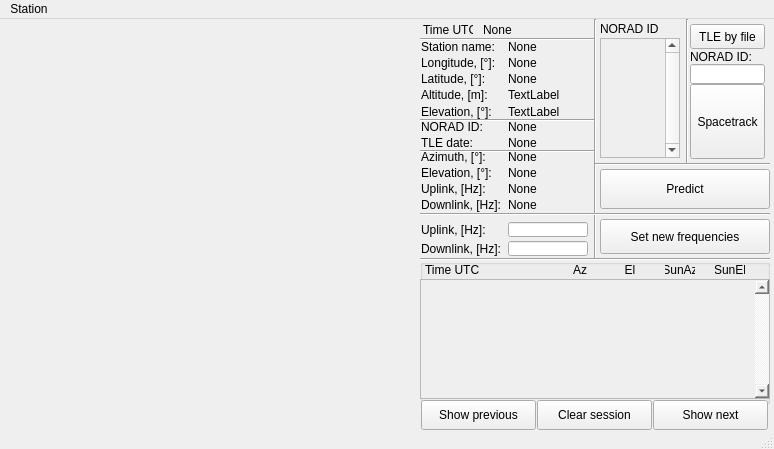
<?xml version="1.0" encoding="UTF-8"?>
<ui version="4.0">
 <class>MainWindow</class>
 <widget class="QMainWindow" name="MainWindow">
  <property name="geometry">
   <rect>
    <x>0</x>
    <y>0</y>
    <width>774</width>
    <height>449</height>
   </rect>
  </property>
  <property name="sizePolicy">
   <sizepolicy hsizetype="Fixed" vsizetype="Fixed">
    <horstretch>0</horstretch>
    <verstretch>0</verstretch>
   </sizepolicy>
  </property>
  <property name="windowTitle">
   <string>MainWindow</string>
  </property>
  <widget class="QWidget" name="centralwidget">
   <widget class="OrbitronRadar" name="radar_widget" native="true">
    <property name="geometry">
     <rect>
      <x>5</x>
      <y>5</y>
      <width>410</width>
      <height>410</height>
     </rect>
    </property>
   </widget>
   <widget class="QWidget" name="gridLayoutWidget">
    <property name="geometry">
     <rect>
      <x>420</x>
      <y>100</y>
      <width>171</width>
      <height>33</height>
     </rect>
    </property>
    <layout class="QGridLayout" name="satellite_info_layout">
     <property name="topMargin">
      <number>0</number>
     </property>
     <property name="verticalSpacing">
      <number>1</number>
     </property>
     <item row="1" column="1">
      <widget class="QLabel" name="tle_date_label">
       <property name="sizePolicy">
        <sizepolicy hsizetype="Fixed" vsizetype="Fixed">
         <horstretch>0</horstretch>
         <verstretch>0</verstretch>
        </sizepolicy>
       </property>
       <property name="minimumSize">
        <size>
         <width>80</width>
         <height>15</height>
        </size>
       </property>
       <property name="maximumSize">
        <size>
         <width>80</width>
         <height>15</height>
        </size>
       </property>
       <property name="text">
        <string>None</string>
       </property>
      </widget>
     </item>
     <item row="0" column="0">
      <widget class="QLabel" name="norad_id_text_label">
       <property name="sizePolicy">
        <sizepolicy hsizetype="Fixed" vsizetype="Fixed">
         <horstretch>0</horstretch>
         <verstretch>0</verstretch>
        </sizepolicy>
       </property>
       <property name="minimumSize">
        <size>
         <width>80</width>
         <height>15</height>
        </size>
       </property>
       <property name="maximumSize">
        <size>
         <width>80</width>
         <height>15</height>
        </size>
       </property>
       <property name="text">
        <string>NORAD ID:</string>
       </property>
      </widget>
     </item>
     <item row="1" column="0">
      <widget class="QLabel" name="tle_date_text_label">
       <property name="sizePolicy">
        <sizepolicy hsizetype="Fixed" vsizetype="Fixed">
         <horstretch>0</horstretch>
         <verstretch>0</verstretch>
        </sizepolicy>
       </property>
       <property name="minimumSize">
        <size>
         <width>80</width>
         <height>15</height>
        </size>
       </property>
       <property name="maximumSize">
        <size>
         <width>80</width>
         <height>15</height>
        </size>
       </property>
       <property name="text">
        <string>TLE date:</string>
       </property>
      </widget>
     </item>
     <item row="0" column="1">
      <widget class="QLabel" name="norad_id_label">
       <property name="sizePolicy">
        <sizepolicy hsizetype="Fixed" vsizetype="Fixed">
         <horstretch>0</horstretch>
         <verstretch>0</verstretch>
        </sizepolicy>
       </property>
       <property name="minimumSize">
        <size>
         <width>80</width>
         <height>15</height>
        </size>
       </property>
       <property name="maximumSize">
        <size>
         <width>80</width>
         <height>15</height>
        </size>
       </property>
       <property name="text">
        <string>None</string>
       </property>
      </widget>
     </item>
    </layout>
   </widget>
   <widget class="QWidget" name="gridLayoutWidget_2">
    <property name="geometry">
     <rect>
      <x>420</x>
      <y>130</y>
      <width>171</width>
      <height>65</height>
     </rect>
    </property>
    <layout class="QGridLayout" name="session_params_layout">
     <property name="sizeConstraint">
      <enum>QLayout::SetMinimumSize</enum>
     </property>
     <property name="verticalSpacing">
      <number>1</number>
     </property>
     <item row="0" column="1">
      <widget class="QLabel" name="azimuth_label">
       <property name="sizePolicy">
        <sizepolicy hsizetype="Fixed" vsizetype="Fixed">
         <horstretch>0</horstretch>
         <verstretch>0</verstretch>
        </sizepolicy>
       </property>
       <property name="minimumSize">
        <size>
         <width>80</width>
         <height>15</height>
        </size>
       </property>
       <property name="maximumSize">
        <size>
         <width>80</width>
         <height>15</height>
        </size>
       </property>
       <property name="text">
        <string>None</string>
       </property>
      </widget>
     </item>
     <item row="1" column="1">
      <widget class="QLabel" name="elevation_label">
       <property name="sizePolicy">
        <sizepolicy hsizetype="Fixed" vsizetype="Fixed">
         <horstretch>0</horstretch>
         <verstretch>0</verstretch>
        </sizepolicy>
       </property>
       <property name="minimumSize">
        <size>
         <width>80</width>
         <height>15</height>
        </size>
       </property>
       <property name="maximumSize">
        <size>
         <width>80</width>
         <height>15</height>
        </size>
       </property>
       <property name="text">
        <string>None</string>
       </property>
      </widget>
     </item>
     <item row="3" column="0">
      <widget class="QLabel" name="downlink_text_label">
       <property name="sizePolicy">
        <sizepolicy hsizetype="Fixed" vsizetype="Fixed">
         <horstretch>0</horstretch>
         <verstretch>0</verstretch>
        </sizepolicy>
       </property>
       <property name="minimumSize">
        <size>
         <width>80</width>
         <height>15</height>
        </size>
       </property>
       <property name="maximumSize">
        <size>
         <width>80</width>
         <height>15</height>
        </size>
       </property>
       <property name="text">
        <string>Downlink, [Hz]:</string>
       </property>
      </widget>
     </item>
     <item row="0" column="0">
      <widget class="QLabel" name="azimuth_text_label">
       <property name="sizePolicy">
        <sizepolicy hsizetype="Fixed" vsizetype="Fixed">
         <horstretch>0</horstretch>
         <verstretch>0</verstretch>
        </sizepolicy>
       </property>
       <property name="minimumSize">
        <size>
         <width>80</width>
         <height>15</height>
        </size>
       </property>
       <property name="maximumSize">
        <size>
         <width>80</width>
         <height>15</height>
        </size>
       </property>
       <property name="text">
        <string>Azimuth, [°]:</string>
       </property>
      </widget>
     </item>
     <item row="3" column="1">
      <widget class="QLabel" name="downlink_label">
       <property name="sizePolicy">
        <sizepolicy hsizetype="Fixed" vsizetype="Fixed">
         <horstretch>0</horstretch>
         <verstretch>0</verstretch>
        </sizepolicy>
       </property>
       <property name="minimumSize">
        <size>
         <width>80</width>
         <height>15</height>
        </size>
       </property>
       <property name="maximumSize">
        <size>
         <width>80</width>
         <height>15</height>
        </size>
       </property>
       <property name="text">
        <string>None</string>
       </property>
      </widget>
     </item>
     <item row="1" column="0">
      <widget class="QLabel" name="elevation_text_label">
       <property name="sizePolicy">
        <sizepolicy hsizetype="Fixed" vsizetype="Fixed">
         <horstretch>0</horstretch>
         <verstretch>0</verstretch>
        </sizepolicy>
       </property>
       <property name="minimumSize">
        <size>
         <width>80</width>
         <height>15</height>
        </size>
       </property>
       <property name="maximumSize">
        <size>
         <width>80</width>
         <height>15</height>
        </size>
       </property>
       <property name="text">
        <string>Elevation, [°]:</string>
       </property>
      </widget>
     </item>
     <item row="2" column="1">
      <widget class="QLabel" name="uplink_label">
       <property name="sizePolicy">
        <sizepolicy hsizetype="Fixed" vsizetype="Fixed">
         <horstretch>0</horstretch>
         <verstretch>0</verstretch>
        </sizepolicy>
       </property>
       <property name="minimumSize">
        <size>
         <width>80</width>
         <height>15</height>
        </size>
       </property>
       <property name="maximumSize">
        <size>
         <width>80</width>
         <height>15</height>
        </size>
       </property>
       <property name="text">
        <string>None</string>
       </property>
      </widget>
     </item>
     <item row="2" column="0">
      <widget class="QLabel" name="uplink_text_label">
       <property name="sizePolicy">
        <sizepolicy hsizetype="Fixed" vsizetype="Fixed">
         <horstretch>0</horstretch>
         <verstretch>0</verstretch>
        </sizepolicy>
       </property>
       <property name="minimumSize">
        <size>
         <width>80</width>
         <height>15</height>
        </size>
       </property>
       <property name="maximumSize">
        <size>
         <width>80</width>
         <height>15</height>
        </size>
       </property>
       <property name="text">
        <string>Uplink, [Hz]:</string>
       </property>
      </widget>
     </item>
    </layout>
   </widget>
   <widget class="QWidget" name="gridLayoutWidget_3">
    <property name="geometry">
     <rect>
      <x>420</x>
      <y>200</y>
      <width>171</width>
      <height>41</height>
     </rect>
    </property>
    <layout class="QGridLayout" name="set_freqs_layout">
     <property name="verticalSpacing">
      <number>1</number>
     </property>
     <item row="0" column="0">
      <widget class="QLabel" name="set_uplink_text_label">
       <property name="sizePolicy">
        <sizepolicy hsizetype="Fixed" vsizetype="Fixed">
         <horstretch>0</horstretch>
         <verstretch>0</verstretch>
        </sizepolicy>
       </property>
       <property name="minimumSize">
        <size>
         <width>80</width>
         <height>15</height>
        </size>
       </property>
       <property name="maximumSize">
        <size>
         <width>80</width>
         <height>15</height>
        </size>
       </property>
       <property name="text">
        <string>Uplink, [Hz]:</string>
       </property>
      </widget>
     </item>
     <item row="1" column="0">
      <widget class="QLabel" name="set_downlink_text_label">
       <property name="sizePolicy">
        <sizepolicy hsizetype="Fixed" vsizetype="Fixed">
         <horstretch>0</horstretch>
         <verstretch>0</verstretch>
        </sizepolicy>
       </property>
       <property name="minimumSize">
        <size>
         <width>80</width>
         <height>15</height>
        </size>
       </property>
       <property name="maximumSize">
        <size>
         <width>80</width>
         <height>15</height>
        </size>
       </property>
       <property name="text">
        <string>Downlink, [Hz]:</string>
       </property>
      </widget>
     </item>
     <item row="0" column="1">
      <widget class="QLineEdit" name="set_uplink_lineedit">
       <property name="sizePolicy">
        <sizepolicy hsizetype="Fixed" vsizetype="Fixed">
         <horstretch>0</horstretch>
         <verstretch>0</verstretch>
        </sizepolicy>
       </property>
       <property name="minimumSize">
        <size>
         <width>80</width>
         <height>15</height>
        </size>
       </property>
       <property name="maximumSize">
        <size>
         <width>80</width>
         <height>15</height>
        </size>
       </property>
      </widget>
     </item>
     <item row="1" column="1">
      <widget class="QLineEdit" name="set_downlink_lineedit">
       <property name="sizePolicy">
        <sizepolicy hsizetype="Fixed" vsizetype="Fixed">
         <horstretch>0</horstretch>
         <verstretch>0</verstretch>
        </sizepolicy>
       </property>
       <property name="minimumSize">
        <size>
         <width>80</width>
         <height>15</height>
        </size>
       </property>
       <property name="maximumSize">
        <size>
         <width>80</width>
         <height>15</height>
        </size>
       </property>
      </widget>
     </item>
    </layout>
   </widget>
   <widget class="QWidget" name="horizontalLayoutWidget_2">
    <property name="geometry">
     <rect>
      <x>420</x>
      <y>0</y>
      <width>171</width>
      <height>21</height>
     </rect>
    </property>
    <layout class="QHBoxLayout" name="time_layout">
     <item>
      <widget class="QLabel" name="time_text_label">
       <property name="sizePolicy">
        <sizepolicy hsizetype="Fixed" vsizetype="Fixed">
         <horstretch>0</horstretch>
         <verstretch>0</verstretch>
        </sizepolicy>
       </property>
       <property name="minimumSize">
        <size>
         <width>50</width>
         <height>15</height>
        </size>
       </property>
       <property name="maximumSize">
        <size>
         <width>50</width>
         <height>15</height>
        </size>
       </property>
       <property name="text">
        <string>Time UTC:</string>
       </property>
      </widget>
     </item>
     <item>
      <spacer name="horizontalSpacer_5">
       <property name="orientation">
        <enum>Qt::Horizontal</enum>
       </property>
       <property name="sizeType">
        <enum>QSizePolicy::Minimum</enum>
       </property>
       <property name="sizeHint" stdset="0">
        <size>
         <width>1</width>
         <height>15</height>
        </size>
       </property>
      </spacer>
     </item>
     <item>
      <widget class="QLabel" name="time_label">
       <property name="sizePolicy">
        <sizepolicy hsizetype="Fixed" vsizetype="Fixed">
         <horstretch>0</horstretch>
         <verstretch>0</verstretch>
        </sizepolicy>
       </property>
       <property name="minimumSize">
        <size>
         <width>105</width>
         <height>15</height>
        </size>
       </property>
       <property name="maximumSize">
        <size>
         <width>105</width>
         <height>15</height>
        </size>
       </property>
       <property name="text">
        <string>None</string>
       </property>
      </widget>
     </item>
    </layout>
   </widget>
   <widget class="Line" name="line_5">
    <property name="geometry">
     <rect>
      <x>585</x>
      <y>0</y>
      <width>20</width>
      <height>240</height>
     </rect>
    </property>
    <property name="orientation">
     <enum>Qt::Vertical</enum>
    </property>
   </widget>
   <widget class="QPushButton" name="predict_button">
    <property name="geometry">
     <rect>
      <x>600</x>
      <y>150</y>
      <width>170</width>
      <height>40</height>
     </rect>
    </property>
    <property name="sizePolicy">
     <sizepolicy hsizetype="Fixed" vsizetype="Fixed">
      <horstretch>0</horstretch>
      <verstretch>0</verstretch>
     </sizepolicy>
    </property>
    <property name="minimumSize">
     <size>
      <width>170</width>
      <height>40</height>
     </size>
    </property>
    <property name="maximumSize">
     <size>
      <width>170</width>
      <height>40</height>
     </size>
    </property>
    <property name="text">
     <string>Predict</string>
    </property>
   </widget>
   <widget class="QGroupBox" name="groupBox">
    <property name="geometry">
     <rect>
      <x>420</x>
      <y>240</y>
      <width>350</width>
      <height>145</height>
     </rect>
    </property>
    <property name="sizePolicy">
     <sizepolicy hsizetype="Fixed" vsizetype="Fixed">
      <horstretch>0</horstretch>
      <verstretch>0</verstretch>
     </sizepolicy>
    </property>
    <property name="minimumSize">
     <size>
      <width>350</width>
      <height>145</height>
     </size>
    </property>
    <property name="maximumSize">
     <size>
      <width>350</width>
      <height>140</height>
     </size>
    </property>
    <property name="contextMenuPolicy">
     <enum>Qt::NoContextMenu</enum>
    </property>
    <property name="autoFillBackground">
     <bool>false</bool>
    </property>
    <property name="styleSheet">
     <string notr="true">border-color: rgb(0, 0, 0);</string>
    </property>
    <property name="title">
     <string/>
    </property>
    <property name="flat">
     <bool>false</bool>
    </property>
    <property name="checkable">
     <bool>false</bool>
    </property>
    <widget class="QScrollArea" name="sessions_scroll_area">
     <property name="geometry">
      <rect>
       <x>0</x>
       <y>20</y>
       <width>350</width>
       <height>120</height>
      </rect>
     </property>
     <property name="sizePolicy">
      <sizepolicy hsizetype="Fixed" vsizetype="Fixed">
       <horstretch>0</horstretch>
       <verstretch>0</verstretch>
      </sizepolicy>
     </property>
     <property name="minimumSize">
      <size>
       <width>350</width>
       <height>120</height>
      </size>
     </property>
     <property name="maximumSize">
      <size>
       <width>350</width>
       <height>120</height>
      </size>
     </property>
     <property name="verticalScrollBarPolicy">
      <enum>Qt::ScrollBarAlwaysOn</enum>
     </property>
     <property name="horizontalScrollBarPolicy">
      <enum>Qt::ScrollBarAlwaysOff</enum>
     </property>
     <property name="widgetResizable">
      <bool>true</bool>
     </property>
     <property name="alignment">
      <set>Qt::AlignLeading|Qt::AlignLeft|Qt::AlignTop</set>
     </property>
     <widget class="QWidget" name="scrollAreaWidgetContents_2">
      <property name="geometry">
       <rect>
        <x>0</x>
        <y>0</y>
        <width>331</width>
        <height>118</height>
       </rect>
      </property>
     </widget>
    </widget>
    <widget class="QWidget" name="horizontalLayoutWidget">
     <property name="geometry">
      <rect>
       <x>0</x>
       <y>0</y>
       <width>352</width>
       <height>22</height>
      </rect>
     </property>
     <layout class="QHBoxLayout" name="sessions_info_layout">
      <property name="spacing">
       <number>0</number>
      </property>
      <item>
       <spacer name="horizontalSpacer_7">
        <property name="orientation">
         <enum>Qt::Horizontal</enum>
        </property>
        <property name="sizeType">
         <enum>QSizePolicy::Fixed</enum>
        </property>
        <property name="sizeHint" stdset="0">
         <size>
          <width>5</width>
          <height>20</height>
         </size>
        </property>
       </spacer>
      </item>
      <item>
       <widget class="QLabel" name="session_time_text_label">
        <property name="sizePolicy">
         <sizepolicy hsizetype="Fixed" vsizetype="Fixed">
          <horstretch>0</horstretch>
          <verstretch>0</verstretch>
         </sizepolicy>
        </property>
        <property name="minimumSize">
         <size>
          <width>110</width>
          <height>20</height>
         </size>
        </property>
        <property name="maximumSize">
         <size>
          <width>110</width>
          <height>20</height>
         </size>
        </property>
        <property name="font">
         <font>
          <weight>50</weight>
          <bold>false</bold>
         </font>
        </property>
        <property name="text">
         <string>Time UTC</string>
        </property>
       </widget>
      </item>
      <item>
       <spacer name="horizontalSpacer">
        <property name="orientation">
         <enum>Qt::Horizontal</enum>
        </property>
        <property name="sizeType">
         <enum>QSizePolicy::Fixed</enum>
        </property>
        <property name="sizeHint" stdset="0">
         <size>
          <width>30</width>
          <height>20</height>
         </size>
        </property>
       </spacer>
      </item>
      <item>
       <widget class="QLabel" name="azimuth_session_text_label">
        <property name="sizePolicy">
         <sizepolicy hsizetype="Fixed" vsizetype="Fixed">
          <horstretch>0</horstretch>
          <verstretch>0</verstretch>
         </sizepolicy>
        </property>
        <property name="minimumSize">
         <size>
          <width>30</width>
          <height>20</height>
         </size>
        </property>
        <property name="maximumSize">
         <size>
          <width>30</width>
          <height>20</height>
         </size>
        </property>
        <property name="font">
         <font>
          <weight>50</weight>
          <bold>false</bold>
         </font>
        </property>
        <property name="text">
         <string>Az</string>
        </property>
        <property name="alignment">
         <set>Qt::AlignCenter</set>
        </property>
       </widget>
      </item>
      <item>
       <spacer name="horizontalSpacer_4">
        <property name="orientation">
         <enum>Qt::Horizontal</enum>
        </property>
        <property name="sizeType">
         <enum>QSizePolicy::Fixed</enum>
        </property>
        <property name="sizeHint" stdset="0">
         <size>
          <width>20</width>
          <height>20</height>
         </size>
        </property>
       </spacer>
      </item>
      <item>
       <widget class="QLabel" name="elevation_session_text_label">
        <property name="sizePolicy">
         <sizepolicy hsizetype="Fixed" vsizetype="Fixed">
          <horstretch>0</horstretch>
          <verstretch>0</verstretch>
         </sizepolicy>
        </property>
        <property name="minimumSize">
         <size>
          <width>30</width>
          <height>20</height>
         </size>
        </property>
        <property name="maximumSize">
         <size>
          <width>30</width>
          <height>20</height>
         </size>
        </property>
        <property name="font">
         <font>
          <weight>50</weight>
          <bold>false</bold>
         </font>
        </property>
        <property name="text">
         <string>El</string>
        </property>
        <property name="alignment">
         <set>Qt::AlignCenter</set>
        </property>
       </widget>
      </item>
      <item>
       <spacer name="horizontalSpacer_2">
        <property name="orientation">
         <enum>Qt::Horizontal</enum>
        </property>
        <property name="sizeType">
         <enum>QSizePolicy::Fixed</enum>
        </property>
        <property name="sizeHint" stdset="0">
         <size>
          <width>20</width>
          <height>20</height>
         </size>
        </property>
       </spacer>
      </item>
      <item>
       <widget class="QLabel" name="sun_azimuth_text_label">
        <property name="sizePolicy">
         <sizepolicy hsizetype="Fixed" vsizetype="Fixed">
          <horstretch>0</horstretch>
          <verstretch>0</verstretch>
         </sizepolicy>
        </property>
        <property name="minimumSize">
         <size>
          <width>30</width>
          <height>20</height>
         </size>
        </property>
        <property name="maximumSize">
         <size>
          <width>30</width>
          <height>20</height>
         </size>
        </property>
        <property name="font">
         <font>
          <weight>50</weight>
          <bold>false</bold>
         </font>
        </property>
        <property name="text">
         <string>SunAz</string>
        </property>
        <property name="alignment">
         <set>Qt::AlignCenter</set>
        </property>
       </widget>
      </item>
      <item>
       <spacer name="horizontalSpacer_3">
        <property name="orientation">
         <enum>Qt::Horizontal</enum>
        </property>
        <property name="sizeType">
         <enum>QSizePolicy::Fixed</enum>
        </property>
        <property name="sizeHint" stdset="0">
         <size>
          <width>20</width>
          <height>20</height>
         </size>
        </property>
       </spacer>
      </item>
      <item>
       <widget class="QLabel" name="sun_elevation_text_label">
        <property name="sizePolicy">
         <sizepolicy hsizetype="Fixed" vsizetype="Fixed">
          <horstretch>0</horstretch>
          <verstretch>0</verstretch>
         </sizepolicy>
        </property>
        <property name="minimumSize">
         <size>
          <width>30</width>
          <height>20</height>
         </size>
        </property>
        <property name="maximumSize">
         <size>
          <width>30</width>
          <height>20</height>
         </size>
        </property>
        <property name="font">
         <font>
          <weight>50</weight>
          <bold>false</bold>
         </font>
        </property>
        <property name="text">
         <string>SunEl</string>
        </property>
        <property name="alignment">
         <set>Qt::AlignCenter</set>
        </property>
       </widget>
      </item>
      <item>
       <spacer name="horizontalSpacer_6">
        <property name="orientation">
         <enum>Qt::Horizontal</enum>
        </property>
        <property name="sizeType">
         <enum>QSizePolicy::Fixed</enum>
        </property>
        <property name="sizeHint" stdset="0">
         <size>
          <width>25</width>
          <height>20</height>
         </size>
        </property>
       </spacer>
      </item>
     </layout>
    </widget>
   </widget>
   <widget class="Line" name="line_8">
    <property name="geometry">
     <rect>
      <x>595</x>
      <y>135</y>
      <width>175</width>
      <height>20</height>
     </rect>
    </property>
    <property name="orientation">
     <enum>Qt::Horizontal</enum>
    </property>
   </widget>
   <widget class="QWidget" name="horizontalLayoutWidget_3">
    <property name="geometry">
     <rect>
      <x>420</x>
      <y>380</y>
      <width>351</width>
      <height>32</height>
     </rect>
    </property>
    <layout class="QHBoxLayout" name="seesions_button_layout">
     <property name="spacing">
      <number>0</number>
     </property>
     <item>
      <widget class="QPushButton" name="prev_session_button">
       <property name="sizePolicy">
        <sizepolicy hsizetype="Fixed" vsizetype="Fixed">
         <horstretch>0</horstretch>
         <verstretch>0</verstretch>
        </sizepolicy>
       </property>
       <property name="minimumSize">
        <size>
         <width>115</width>
         <height>30</height>
        </size>
       </property>
       <property name="maximumSize">
        <size>
         <width>115</width>
         <height>30</height>
        </size>
       </property>
       <property name="text">
        <string>Show previous</string>
       </property>
      </widget>
     </item>
     <item>
      <widget class="QPushButton" name="clear_session_button">
       <property name="sizePolicy">
        <sizepolicy hsizetype="Fixed" vsizetype="Fixed">
         <horstretch>0</horstretch>
         <verstretch>0</verstretch>
        </sizepolicy>
       </property>
       <property name="minimumSize">
        <size>
         <width>115</width>
         <height>30</height>
        </size>
       </property>
       <property name="maximumSize">
        <size>
         <width>115</width>
         <height>30</height>
        </size>
       </property>
       <property name="text">
        <string>Clear session</string>
       </property>
      </widget>
     </item>
     <item>
      <widget class="QPushButton" name="next_session_button">
       <property name="sizePolicy">
        <sizepolicy hsizetype="Fixed" vsizetype="Fixed">
         <horstretch>0</horstretch>
         <verstretch>0</verstretch>
        </sizepolicy>
       </property>
       <property name="minimumSize">
        <size>
         <width>115</width>
         <height>30</height>
        </size>
       </property>
       <property name="maximumSize">
        <size>
         <width>115</width>
         <height>30</height>
        </size>
       </property>
       <property name="text">
        <string>Show next</string>
       </property>
      </widget>
     </item>
    </layout>
   </widget>
   <widget class="QWidget" name="verticalLayoutWidget_2">
    <property name="geometry">
     <rect>
      <x>600</x>
      <y>0</y>
      <width>82</width>
      <height>141</height>
     </rect>
    </property>
    <layout class="QVBoxLayout" name="norad_id_layout">
     <property name="spacing">
      <number>0</number>
     </property>
     <item>
      <widget class="QLabel" name="orbitron_norad_id_text_label">
       <property name="minimumSize">
        <size>
         <width>80</width>
         <height>15</height>
        </size>
       </property>
       <property name="maximumSize">
        <size>
         <width>80</width>
         <height>15</height>
        </size>
       </property>
       <property name="text">
        <string>NORAD ID</string>
       </property>
      </widget>
     </item>
     <item>
      <widget class="QScrollArea" name="orbitron_norad_ids_scroll_area">
       <property name="sizePolicy">
        <sizepolicy hsizetype="Fixed" vsizetype="Fixed">
         <horstretch>0</horstretch>
         <verstretch>0</verstretch>
        </sizepolicy>
       </property>
       <property name="minimumSize">
        <size>
         <width>80</width>
         <height>120</height>
        </size>
       </property>
       <property name="maximumSize">
        <size>
         <width>80</width>
         <height>120</height>
        </size>
       </property>
       <property name="verticalScrollBarPolicy">
        <enum>Qt::ScrollBarAlwaysOn</enum>
       </property>
       <property name="horizontalScrollBarPolicy">
        <enum>Qt::ScrollBarAlwaysOff</enum>
       </property>
       <property name="widgetResizable">
        <bool>true</bool>
       </property>
       <property name="alignment">
        <set>Qt::AlignLeading|Qt::AlignLeft|Qt::AlignTop</set>
       </property>
       <widget class="QWidget" name="scrollAreaWidgetContents">
        <property name="geometry">
         <rect>
          <x>0</x>
          <y>0</y>
          <width>61</width>
          <height>118</height>
         </rect>
        </property>
       </widget>
      </widget>
     </item>
    </layout>
   </widget>
   <widget class="QWidget" name="verticalLayoutWidget">
    <property name="geometry">
     <rect>
      <x>690</x>
      <y>0</y>
      <width>81</width>
      <height>141</height>
     </rect>
    </property>
    <layout class="QVBoxLayout" name="add_new_tle_layout">
     <property name="spacing">
      <number>0</number>
     </property>
     <item>
      <spacer name="verticalSpacer">
       <property name="orientation">
        <enum>Qt::Vertical</enum>
       </property>
       <property name="sizeType">
        <enum>QSizePolicy::Fixed</enum>
       </property>
       <property name="sizeHint" stdset="0">
        <size>
         <width>10</width>
         <height>5</height>
        </size>
       </property>
      </spacer>
     </item>
     <item>
      <widget class="QPushButton" name="tle_file_button">
       <property name="sizePolicy">
        <sizepolicy hsizetype="Fixed" vsizetype="Fixed">
         <horstretch>0</horstretch>
         <verstretch>0</verstretch>
        </sizepolicy>
       </property>
       <property name="minimumSize">
        <size>
         <width>75</width>
         <height>25</height>
        </size>
       </property>
       <property name="maximumSize">
        <size>
         <width>75</width>
         <height>25</height>
        </size>
       </property>
       <property name="text">
        <string>TLE by file</string>
       </property>
      </widget>
     </item>
     <item>
      <widget class="QLabel" name="tle_norad_id_text_label">
       <property name="sizePolicy">
        <sizepolicy hsizetype="Fixed" vsizetype="Fixed">
         <horstretch>0</horstretch>
         <verstretch>0</verstretch>
        </sizepolicy>
       </property>
       <property name="minimumSize">
        <size>
         <width>75</width>
         <height>15</height>
        </size>
       </property>
       <property name="maximumSize">
        <size>
         <width>75</width>
         <height>15</height>
        </size>
       </property>
       <property name="layoutDirection">
        <enum>Qt::LeftToRight</enum>
       </property>
       <property name="text">
        <string>NORAD ID:</string>
       </property>
      </widget>
     </item>
     <item>
      <widget class="QLineEdit" name="spacetrack_norad_id_lineedit">
       <property name="sizePolicy">
        <sizepolicy hsizetype="Fixed" vsizetype="Fixed">
         <horstretch>0</horstretch>
         <verstretch>0</verstretch>
        </sizepolicy>
       </property>
       <property name="minimumSize">
        <size>
         <width>75</width>
         <height>20</height>
        </size>
       </property>
       <property name="maximumSize">
        <size>
         <width>75</width>
         <height>20</height>
        </size>
       </property>
      </widget>
     </item>
     <item>
      <widget class="QPushButton" name="tle_spacetrack_button">
       <property name="sizePolicy">
        <sizepolicy hsizetype="Fixed" vsizetype="Fixed">
         <horstretch>0</horstretch>
         <verstretch>0</verstretch>
        </sizepolicy>
       </property>
       <property name="minimumSize">
        <size>
         <width>75</width>
         <height>55</height>
        </size>
       </property>
       <property name="maximumSize">
        <size>
         <width>75</width>
         <height>75</height>
        </size>
       </property>
       <property name="text">
        <string>Spacetrack</string>
       </property>
      </widget>
     </item>
    </layout>
   </widget>
   <widget class="Line" name="line_6">
    <property name="geometry">
     <rect>
      <x>677</x>
      <y>0</y>
      <width>20</width>
      <height>145</height>
     </rect>
    </property>
    <property name="orientation">
     <enum>Qt::Vertical</enum>
    </property>
   </widget>
   <widget class="QWidget" name="gridLayoutWidget_4">
    <property name="geometry">
     <rect>
      <x>420</x>
      <y>20</y>
      <width>171</width>
      <height>81</height>
     </rect>
    </property>
    <layout class="QGridLayout" name="station_info_layout">
     <property name="topMargin">
      <number>0</number>
     </property>
     <property name="verticalSpacing">
      <number>1</number>
     </property>
     <item row="0" column="0">
      <widget class="QLabel" name="station_name_text_label">
       <property name="sizePolicy">
        <sizepolicy hsizetype="Fixed" vsizetype="Fixed">
         <horstretch>0</horstretch>
         <verstretch>0</verstretch>
        </sizepolicy>
       </property>
       <property name="minimumSize">
        <size>
         <width>80</width>
         <height>15</height>
        </size>
       </property>
       <property name="maximumSize">
        <size>
         <width>80</width>
         <height>15</height>
        </size>
       </property>
       <property name="text">
        <string>Station name:</string>
       </property>
      </widget>
     </item>
     <item row="2" column="0">
      <widget class="QLabel" name="latitude_text_label">
       <property name="sizePolicy">
        <sizepolicy hsizetype="Fixed" vsizetype="Fixed">
         <horstretch>0</horstretch>
         <verstretch>0</verstretch>
        </sizepolicy>
       </property>
       <property name="minimumSize">
        <size>
         <width>80</width>
         <height>15</height>
        </size>
       </property>
       <property name="maximumSize">
        <size>
         <width>80</width>
         <height>15</height>
        </size>
       </property>
       <property name="text">
        <string>Latitude, [°]:</string>
       </property>
      </widget>
     </item>
     <item row="0" column="1">
      <widget class="QLabel" name="station_name_label">
       <property name="sizePolicy">
        <sizepolicy hsizetype="Fixed" vsizetype="Fixed">
         <horstretch>0</horstretch>
         <verstretch>0</verstretch>
        </sizepolicy>
       </property>
       <property name="minimumSize">
        <size>
         <width>80</width>
         <height>15</height>
        </size>
       </property>
       <property name="maximumSize">
        <size>
         <width>80</width>
         <height>15</height>
        </size>
       </property>
       <property name="text">
        <string>None</string>
       </property>
      </widget>
     </item>
     <item row="1" column="0">
      <widget class="QLabel" name="longitude_text_label">
       <property name="sizePolicy">
        <sizepolicy hsizetype="Fixed" vsizetype="Fixed">
         <horstretch>0</horstretch>
         <verstretch>0</verstretch>
        </sizepolicy>
       </property>
       <property name="minimumSize">
        <size>
         <width>80</width>
         <height>15</height>
        </size>
       </property>
       <property name="maximumSize">
        <size>
         <width>80</width>
         <height>15</height>
        </size>
       </property>
       <property name="text">
        <string>Longitude, [°]:</string>
       </property>
      </widget>
     </item>
     <item row="3" column="0">
      <widget class="QLabel" name="altitude_text_label">
       <property name="text">
        <string>Altitude, [m]:</string>
       </property>
      </widget>
     </item>
     <item row="2" column="1">
      <widget class="QLabel" name="latitude_label">
       <property name="sizePolicy">
        <sizepolicy hsizetype="Fixed" vsizetype="Fixed">
         <horstretch>0</horstretch>
         <verstretch>0</verstretch>
        </sizepolicy>
       </property>
       <property name="minimumSize">
        <size>
         <width>80</width>
         <height>15</height>
        </size>
       </property>
       <property name="maximumSize">
        <size>
         <width>80</width>
         <height>15</height>
        </size>
       </property>
       <property name="text">
        <string>None</string>
       </property>
      </widget>
     </item>
     <item row="1" column="1">
      <widget class="QLabel" name="longitude_label">
       <property name="sizePolicy">
        <sizepolicy hsizetype="Fixed" vsizetype="Fixed">
         <horstretch>0</horstretch>
         <verstretch>0</verstretch>
        </sizepolicy>
       </property>
       <property name="minimumSize">
        <size>
         <width>80</width>
         <height>15</height>
        </size>
       </property>
       <property name="maximumSize">
        <size>
         <width>80</width>
         <height>15</height>
        </size>
       </property>
       <property name="text">
        <string>None</string>
       </property>
      </widget>
     </item>
     <item row="4" column="0">
      <widget class="QLabel" name="station_elevation_text_label">
       <property name="text">
        <string>Elevation, [°]:</string>
       </property>
      </widget>
     </item>
     <item row="3" column="1">
      <widget class="QLabel" name="altitude_label">
       <property name="text">
        <string>TextLabel</string>
       </property>
      </widget>
     </item>
     <item row="4" column="1">
      <widget class="QLabel" name="station_elevation_label">
       <property name="text">
        <string>TextLabel</string>
       </property>
      </widget>
     </item>
    </layout>
   </widget>
   <widget class="Line" name="line_7">
    <property name="geometry">
     <rect>
      <x>420</x>
      <y>185</y>
      <width>350</width>
      <height>20</height>
     </rect>
    </property>
    <property name="orientation">
     <enum>Qt::Horizontal</enum>
    </property>
   </widget>
   <widget class="Line" name="line_4">
    <property name="geometry">
     <rect>
      <x>420</x>
      <y>230</y>
      <width>350</width>
      <height>20</height>
     </rect>
    </property>
    <property name="orientation">
     <enum>Qt::Horizontal</enum>
    </property>
   </widget>
   <widget class="QPushButton" name="set_new_freqs_button">
    <property name="geometry">
     <rect>
      <x>600</x>
      <y>200</y>
      <width>170</width>
      <height>35</height>
     </rect>
    </property>
    <property name="sizePolicy">
     <sizepolicy hsizetype="Fixed" vsizetype="Fixed">
      <horstretch>0</horstretch>
      <verstretch>0</verstretch>
     </sizepolicy>
    </property>
    <property name="minimumSize">
     <size>
      <width>170</width>
      <height>35</height>
     </size>
    </property>
    <property name="maximumSize">
     <size>
      <width>170</width>
      <height>30</height>
     </size>
    </property>
    <property name="text">
     <string>Set new frequencies</string>
    </property>
   </widget>
   <widget class="Line" name="line_3">
    <property name="geometry">
     <rect>
      <x>420</x>
      <y>124</y>
      <width>175</width>
      <height>16</height>
     </rect>
    </property>
    <property name="orientation">
     <enum>Qt::Horizontal</enum>
    </property>
   </widget>
   <widget class="Line" name="line">
    <property name="geometry">
     <rect>
      <x>420</x>
      <y>93</y>
      <width>175</width>
      <height>16</height>
     </rect>
    </property>
    <property name="orientation">
     <enum>Qt::Horizontal</enum>
    </property>
   </widget>
   <widget class="Line" name="line_2">
    <property name="geometry">
     <rect>
      <x>420</x>
      <y>12</y>
      <width>175</width>
      <height>16</height>
     </rect>
    </property>
    <property name="orientation">
     <enum>Qt::Horizontal</enum>
    </property>
   </widget>
   <zorder>groupBox</zorder>
   <zorder>radar_widget</zorder>
   <zorder>gridLayoutWidget</zorder>
   <zorder>gridLayoutWidget_2</zorder>
   <zorder>gridLayoutWidget_3</zorder>
   <zorder>horizontalLayoutWidget_2</zorder>
   <zorder>line_5</zorder>
   <zorder>predict_button</zorder>
   <zorder>line_8</zorder>
   <zorder>horizontalLayoutWidget_3</zorder>
   <zorder>verticalLayoutWidget_2</zorder>
   <zorder>verticalLayoutWidget</zorder>
   <zorder>line_6</zorder>
   <zorder>gridLayoutWidget_4</zorder>
   <zorder>line_7</zorder>
   <zorder>line_4</zorder>
   <zorder>set_new_freqs_button</zorder>
   <zorder>line_3</zorder>
   <zorder>line</zorder>
   <zorder>line_2</zorder>
  </widget>
  <widget class="QStatusBar" name="statusbar">
   <property name="sizePolicy">
    <sizepolicy hsizetype="Preferred" vsizetype="Fixed">
     <horstretch>0</horstretch>
     <verstretch>0</verstretch>
    </sizepolicy>
   </property>
   <property name="minimumSize">
    <size>
     <width>0</width>
     <height>15</height>
    </size>
   </property>
   <property name="maximumSize">
    <size>
     <width>16777215</width>
     <height>15</height>
    </size>
   </property>
  </widget>
  <widget class="QMenuBar" name="menubar">
   <property name="geometry">
    <rect>
     <x>0</x>
     <y>0</y>
     <width>774</width>
     <height>21</height>
    </rect>
   </property>
   <widget class="QMenu" name="menu">
    <property name="title">
     <string>Station</string>
    </property>
    <addaction name="change_station_menu_button"/>
    <addaction name="separator"/>
    <addaction name="clear_station_data_menu_button"/>
   </widget>
   <addaction name="menu"/>
  </widget>
  <action name="clear_station_data_menu_button">
   <property name="text">
    <string>Clear station data</string>
   </property>
  </action>
  <action name="show_station_parameters_menu_button">
   <property name="text">
    <string>Show station parameters</string>
   </property>
  </action>
  <action name="change_station_menu_button">
   <property name="text">
    <string>Change station</string>
   </property>
  </action>
 </widget>
 <customwidgets>
  <customwidget>
   <class>OrbitronRadar</class>
   <extends>QWidget</extends>
   <header>new_orbitron/orbitron_gui/widgets/radar</header>
   <container>1</container>
  </customwidget>
 </customwidgets>
 <resources/>
 <connections/>
</ui>
